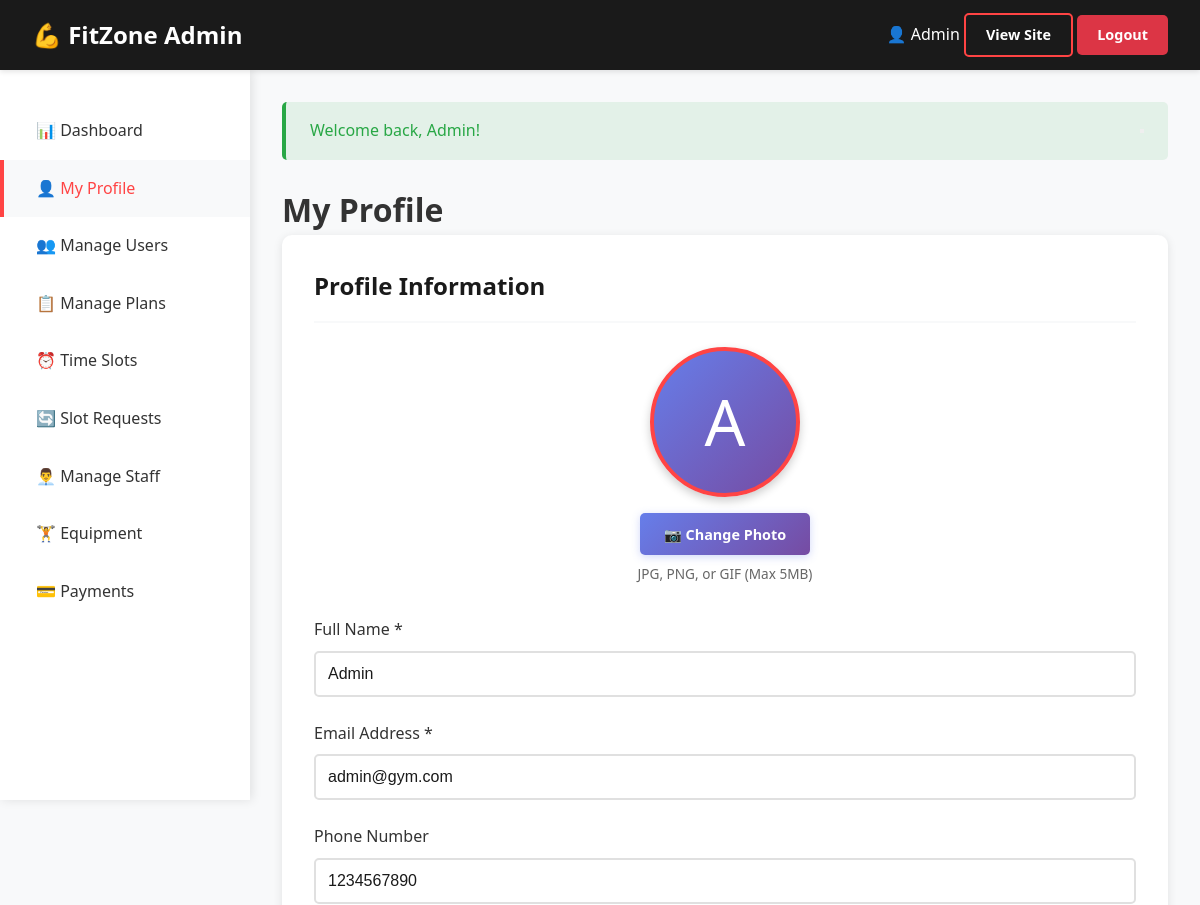
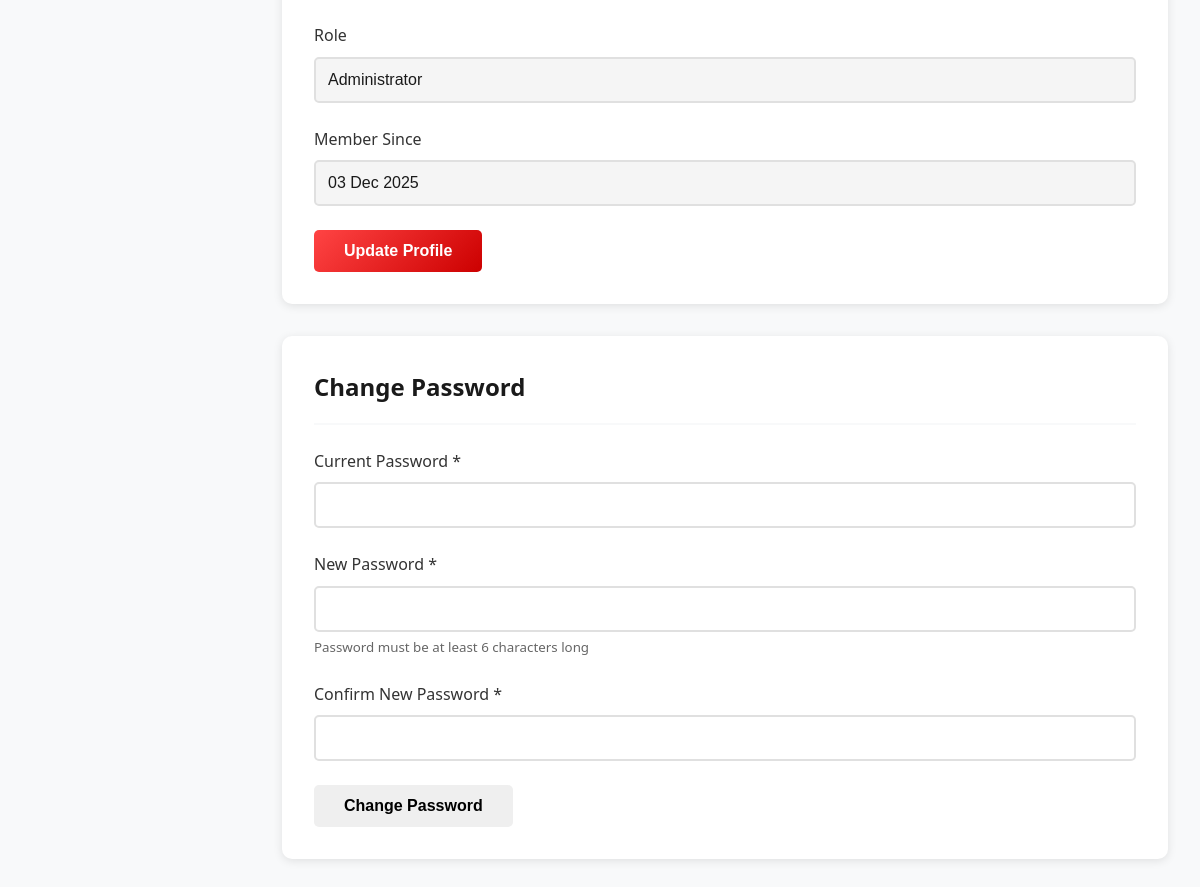
Screenshot of /admin/profile.php (signed in) with the database file from the repository (2 pictures, top to bottom).
### tables this page shows
CREATE TABLE `users` (
  `id` int(11) NOT NULL,
  `name` varchar(100) NOT NULL,
  `email` varchar(100) NOT NULL,
  `phone` varchar(15) DEFAULT NULL,
  `gender` enum('male','female','other') DEFAULT NULL,
  `profile_image` varchar(255) DEFAULT NULL,
  `password` varchar(255) NOT NULL,
  `role` enum('admin','user') DEFAULT 'user',
  `status` enum('pending','approved','blocked') DEFAULT 'pending',
  `created_at` timestamp NOT NULL DEFAULT current_timestamp(),
  `updated_at` timestamp NOT NULL DEFAULT current_timestamp() ON UPDATE current_timestamp()
);

### admin/profile.php (the view, shortened to what this page needs)
<?php
require_once '../includes/functions.php';
$user_id = $_SESSION['user_id'];
$user = getUserById($user_id);
?>
<!DOCTYPE html>
<html lang="en">
<head>
    <link rel="stylesheet" href="../assets/css/style.css">
</head>
<body class="dashboard">
    <?php include 'includes/header.php'; ?>
    <?php include 'includes/sidebar.php'; ?>
    <main class="dashboard-content">
        <h1>My Profile</h1>
        <div class="card">
            <div class="card-header">
                <h3>Profile Information</h3>
            </div>
            <form method="POST" action="" enctype="multipart/form-data">
                <div style="text-align: center; margin-bottom: 2rem;">
                    <div style="display: inline-block; position: relative;">
                        <?php if ($user['profile_image'] && file_exists(__DIR__ . '/../user/user_uploads/' . $user['profile_image'])): ?>
                            <img src="../user/user_uploads/<?php echo htmlspecialchars($user['profile_image']); ?>"
                                alt="Profile"
                                id="profilePreview"
                                style="width: 150px; height: 150px; border-radius: 50%; object-fit: cover; border: 4px solid var(--primary-color); box-shadow: 0 4px 10px rgba(0,0,0,0.2);">
                        <?php else: ?>
                            <div id="profilePreview" style="width: 150px; height: 150px; border-radius: 50%; background: linear-gradient(135deg, #667eea 0%, #764ba2 100%); display: flex; align-items: center; justify-content: center; font-size: 4rem; color: white; border: 4px solid var(--primary-color); box-shadow: 0 4px 10px rgba(0,0,0,0.2);">
                                <?php echo strtoupper(substr($user['name'], 0, 1)); ?>
                            </div>
                        <?php endif; ?>
                    </div>
                    <div style="margin-top: 1rem;">
                        <label for="profile_image" class="btn btn-primary" style="cursor: pointer; background: linear-gradient(135deg, #667eea 0%, #764ba2 100%); border: none; padding: 0.6rem 1.5rem; font-size: 0.9rem; display: inline-flex; align-items: center; gap: 0.5rem; box-shadow: 0 2px 8px rgba(102, 126, 234, 0.3);">
                            📷 Change Photo
                        </label>
                        <p style="font-size: 0.85rem; color: #666; margin-top: 0.5rem;">JPG, PNG, or GIF (Max 5MB)</p>
                    </div>
                </div>
                <div class="form-group">
                    <label for="name">Full Name *</label>
                    <input type="text" id="name" name="name" value="<?php echo htmlspecialchars($user['name']); ?>" required>
                </div>
                <div class="form-group">
                    <label for="email">Email Address *</label>
                    <input type="email" id="email" name="email" value="<?php echo htmlspecialchars($user['email']); ?>" required>
                </div>
                <div class="form-group">
                    <label for="phone">Phone Number</label>
                    <input type="tel" id="phone" name="phone" value="<?php echo htmlspecialchars($user['phone'] ?? ''); ?>" placeholder="+91 1234567890">
                </div>
                <div class="form-group">
                    <label>Role</label>
                    <input type="text" value="Administrator" disabled style="background: #f5f5f5 !important; cursor: not-allowed;">
                </div>
                <div class="form-group">
                    <label>Member Since</label>
                    <input type="text" value="<?php echo formatDate($user['created_at']); ?>" disabled style="background: #f5f5f5 !important; cursor: not-allowed;">
                </div>
                <button type="submit" class="btn btn-primary">Update Profile</button>
            </form>
        </div>
        <div class="card">
            <div class="card-header">
                <h3>Change Password</h3>
            </div>
            <form method="POST" action="">
                <div class="form-group">
                    <label for="current_password">Current Password *</label>
                    <input type="password" id="current_password" name="current_password" required>
                </div>
                <div class="form-group">
                    <label for="new_password">New Password *</label>
                    <input type="password" id="new_password" name="new_password" required minlength="6">
                    <small style="color: #666; display: block; margin-top: 0.3rem;">
                        Password must be at least 6 characters long
                    </small>
                </div>
                <div class="form-group">
                    <label for="confirm_password">Confirm New Password *</label>
                    <input type="password" id="confirm_password" name="confirm_password" required minlength="6">
                </div>
                <button type="submit" class="btn btn-warning">Change Password</button>
            </form>
        </div>
    </main>
</body>
</html>

### assets/css/style.css (style rules this page uses)
:root { --primary-color: #ff4444; --secondary-color: #1a1a1a; --text-light: #ffffff; --text-dark: #333333; --bg-light: #f8f9fa; --bg-dark: #222222; --accent-color: #ffd700; --success-color: #28a745; --danger-color: #dc3545; --warning-color: #ffc107; }
* { margin: 0; padding: 0; box-sizing: border-box; scroll-behavior: smooth; }
body { font-family: 'Segoe UI', Tahoma, Geneva, Verdana, sans-serif; line-height: 1.6; color: var(--text-dark); overflow-x: hidden; }
.btn { display: inline-block; padding: 12px 30px; text-decoration: none; border-radius: 5px; font-weight: 600; transition: all 0.3s ease; cursor: pointer; border: none; font-size: 1rem; }
.btn-primary { background: linear-gradient(135deg, var(--primary-color), #cc0000); color: var(--text-light); }
.form-group { margin-bottom: 1.5rem; }
.form-group label { display: block; margin-bottom: 0.5rem; font-weight: 500; }
.form-group input, .form-group textarea, .form-group select { width: 100%; padding: 12px; border: 2px solid rgba(255,255,255,0.2); border-radius: 5px; background: rgba(255,255,255,0.05); color: var(--text-light); font-size: 1rem; transition: 0.3s; }
.form-group input::placeholder, .form-group textarea::placeholder, .form-group select::placeholder { color: rgba(255,255,255,0.6); }
.dashboard { min-height: 100vh; background: var(--bg-light); }
.dashboard-content { margin-left: 250px; padding: 2rem; min-height: calc(100vh - 70px); }
.card { background: white; border-radius: 10px; box-shadow: 0 2px 10px rgba(0,0,0,0.1); padding: 2rem; margin-bottom: 2rem; }
.card-header { margin-bottom: 1.5rem; padding-bottom: 1rem; border-bottom: 2px solid var(--bg-light); display: flex; justify-content: space-between; align-items: center; }
.card-header h3 { font-size: 1.5rem; color: var(--secondary-color); }

### admin/profile.php (style rules this page uses)
.form-group input, .form-group select, .form-group textarea { background: white !important; color: #1a1a1a !important; border: 2px solid #e0e0e0 !important; }
.form-group input::placeholder { color: #999 !important; }

### rows the page displays
users: name "A", name "Admin", email "admin@gym.com", phone "1234567890", created_at "03 Dec 2025"

### other values shown
$_SESSION['user_name'] "Admin"
$flash['message'] "Welcome back, Admin!"
